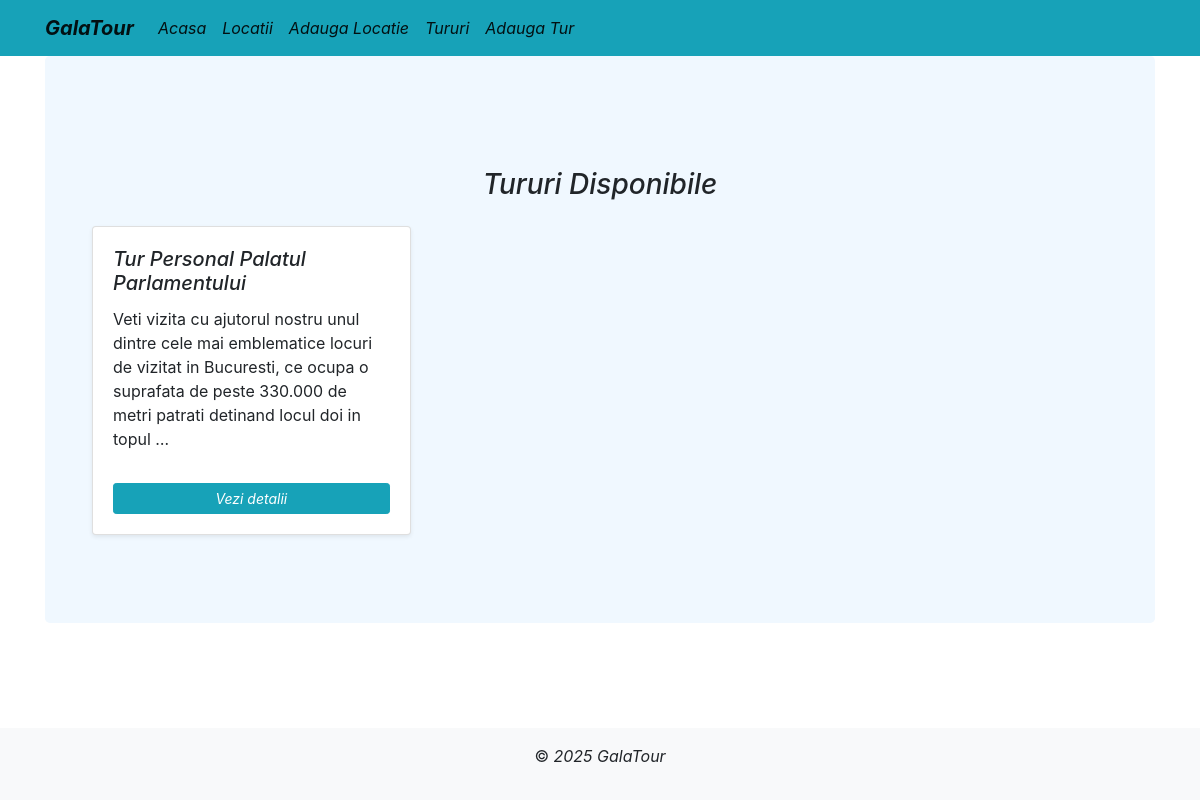
/tururi/, run on an earlier commit of the app's database.
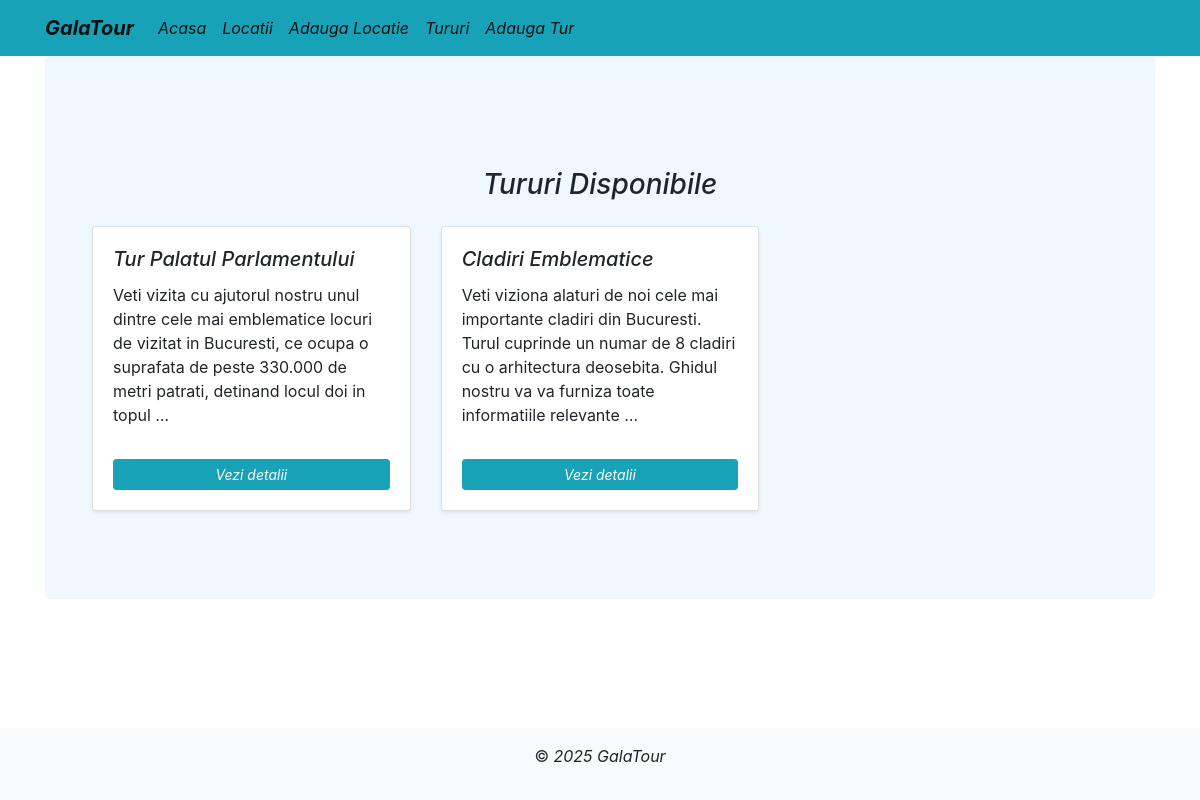
And on a later commit of the database.
### locatii/models.py (models this page shows, shortened)
class Tur(models.Model):
    class Meta:
        verbose_name_plural = 'Tururi'
    OPTIUNI_TIP_TUR = [
            ('predefinit', 'Predefinit'),
            ('personalizat', 'Personalizat')
        ]
    nume = CharField(max_length=128, blank=True, null=True)
    descriere = TextField(blank=True, null=True)
    locatii = ManyToManyField(Locatie, related_name='tururi')
    type = CharField(max_length=40, choices=OPTIUNI_TIP_TUR, default='predefinit' )
    durata= CharField(max_length=128, blank=True, null=True)
    pret = CharField(max_length=256, blank=True, null=True)
    pachet = TextField(blank=True, null=True)
    imagine_tur = ImageField(upload_to='imagini', blank=True, null=True)

### locatii/views.py (the view)
# urls.py: path('tururi/', views.lista_tur, name='lista_tur'),
def lista_tur(request):
    tururi = Tur.objects.filter(type='predefinit')
    return render(request, 'lista_tur.html', {'tururi': tururi})

### locatii/templates/lista_tur.html (shortened to what this page needs)
<!DOCTYPE html>
<html lang="en">
<head>
    <link rel="stylesheet" href="https://stackpath.bootstrapcdn.com/bootstrap/4.2.1/css/bootstrap.min.css">
</head>
<body>
    {% extends 'base.html' %}
    {% block content %}
    <div class="container mt-5">
      <h3 class="mb-4 text-center"><i>Tururi Disponibile</i></h3>
    <div class="row">
      {% for tur in tururi %}
      <div class="col-md-4 mb-4 d-flex">
        <div class="card shadow-sm w-100">
          <div class="card-body">
              <h5 class="card-title"><i>{{ tur.nume }}</i></h5>
            <p class="card-text">{{ tur.descriere|truncatewords:30 }}</p>
            <a href="{% url 'detalii_tur' tur.id %}" class="btn btn-info btn-sm mt-3"><i>Vezi detalii</i></a>
          </div>
        </div>
      </div>
      {% endfor %}
    </div>
  </div>
  {% endblock %}

What changed in the data, as far as the page shows it:
changed Tur: nume "Tur Personal Palatul Parlamentului" → "Tur Palatul Parlamentului"; descriere "…peste 330.000 de metri patrati detinand locul doi in…" → "…peste 330.000 de metri patrati, detinand locul doi in…"
added Tur: nume "Cladiri Emblematice", descriere "Veti viziona alaturi de noi cele mai importante cladiri din Bucuresti. Turul cuprinde un numar de 8 cladiri cu o arhitectura deosebita. Ghidul nostru va va furniza toate informatiile relevante …"
